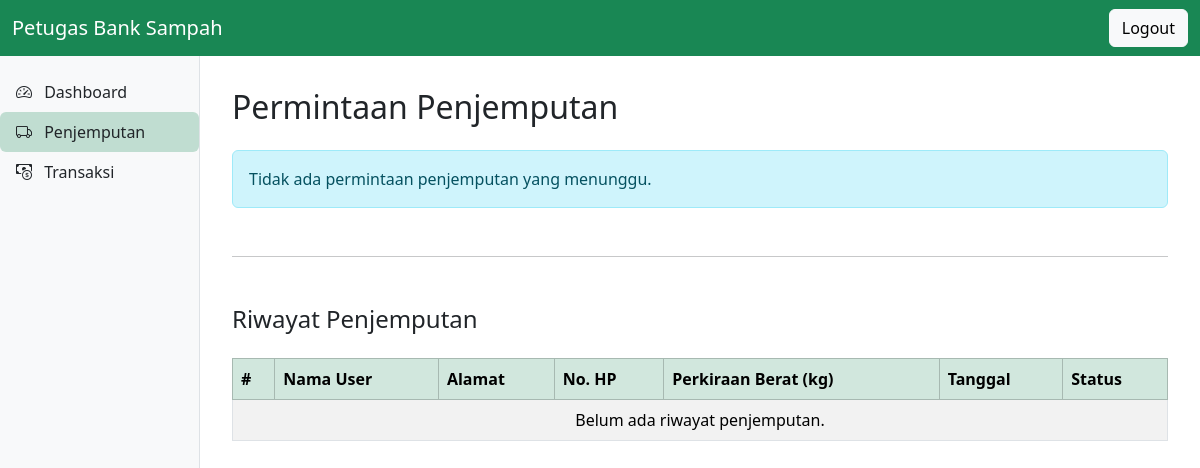
Before: /petugas/petugas_penjemputan.php (signed in) with the older database file.
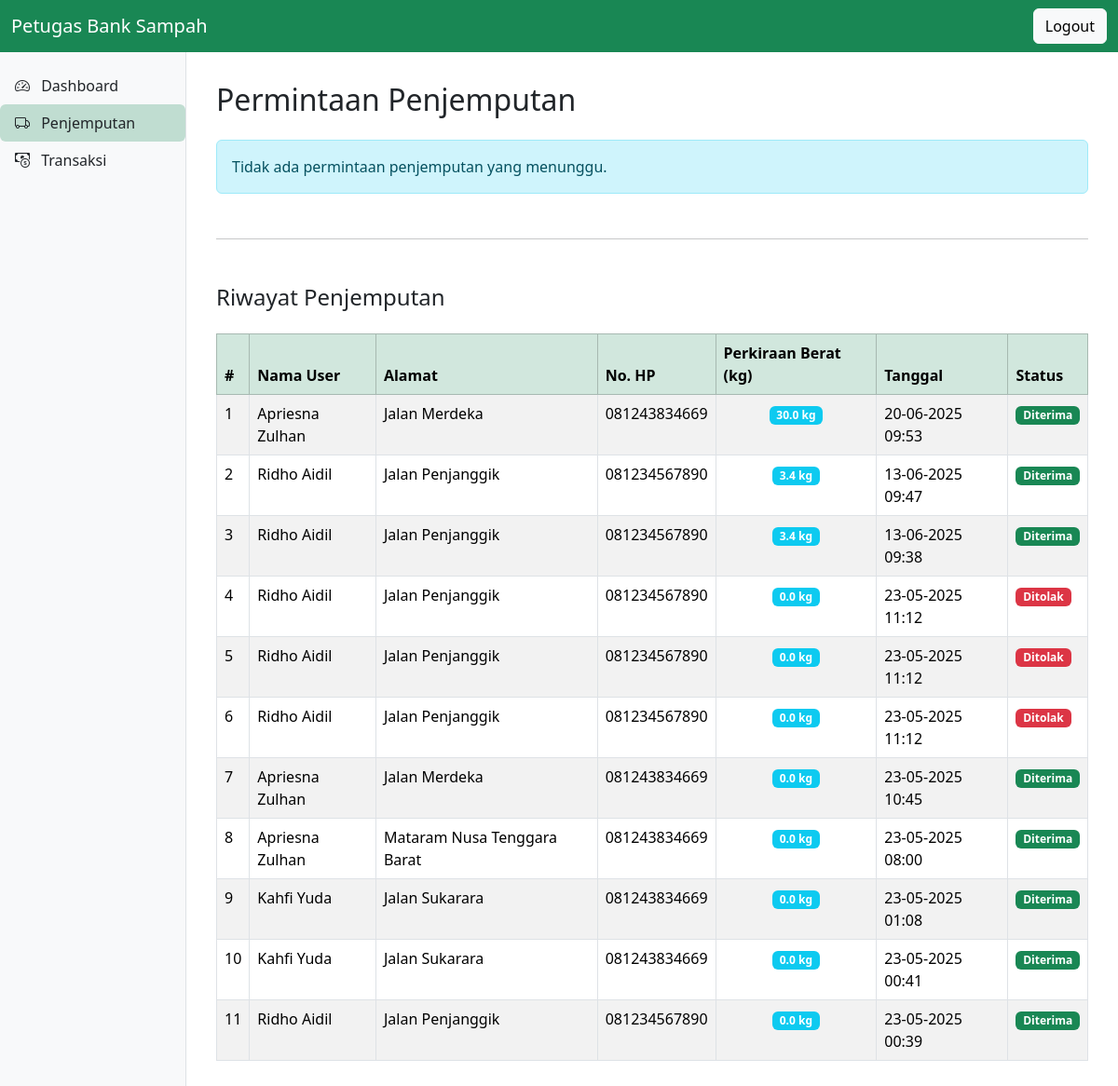
After: the same page with the newer database file.
### tables this page shows
CREATE TABLE `penjemputan` (
  `id_penjemputan` int(10) UNSIGNED NOT NULL,
  `id_user` int(10) UNSIGNED NOT NULL,
  `tanggal` datetime NOT NULL,
  `berat_perkiraan` decimal(6,2) DEFAULT NULL,
  `status` enum('menunggu','diterima','ditolak') DEFAULT 'menunggu',
  `id_petugas` int(10) UNSIGNED DEFAULT NULL
);

CREATE TABLE `user` (
  `id_user` int(10) UNSIGNED NOT NULL,
  `nama_user` varchar(75) DEFAULT NULL,
  `username` varchar(50) DEFAULT NULL,
  `password` varchar(255) NOT NULL,
  `no_hp` varchar(20) NOT NULL,
  `email` varchar(75) DEFAULT NULL,
  `alamat` varchar(255) DEFAULT NULL,
  `role` enum('user') DEFAULT NULL
);

### petugas/petugas_penjemputan.php (the view, shortened to what this page needs)
<?php
require_once '../config/db.php';
$id_petugas = $_SESSION['user_id'];
$sql_pending = "
    SELECT p.id_penjemputan, p.tanggal, p.berat_perkiraan, u.nama_user, u.alamat, u.no_hp
    FROM penjemputan p
    JOIN user u ON p.id_user = u.id_user
    WHERE p.status = 'Menunggu'
    ORDER BY p.tanggal DESC
";
$result_pending = $conn->query($sql_pending);
$stmt_history = $conn->prepare("
    SELECT p.tanggal, p.status, p.berat_perkiraan, u.nama_user, u.alamat, u.no_hp
    FROM penjemputan p
    JOIN user u ON p.id_user = u.id_user
    WHERE p.status IN ('Diterima', 'Ditolak') AND p.id_petugas = ?
    ORDER BY p.tanggal DESC
");
$stmt_history->bind_param("i", $id_petugas);
$stmt_history->execute();
$result_history = $stmt_history->get_result();
?>
<!DOCTYPE html>
<html lang="id">
    <head>
        <link href="https://cdn.jsdelivr.net/npm/bootstrap@5.3.3/dist/css/bootstrap.min.css" rel="stylesheet" />
        <link href="https://cdn.jsdelivr.net/npm/bootstrap-icons@1.10.5/font/bootstrap-icons.css" rel="stylesheet" />
        <link href="../assets/css/petugas.css" rel="stylesheet" />
    </head>
    <body>
        <nav class="navbar navbar-expand-lg navbar-dark bg-success fixed-top">
            <div class="container-fluid">
                <a class="navbar-brand" href="#">Petugas Bank Sampah</a>
                <div class="d-flex">
                    <a href="../auth/logout.php" class="btn btn-light">Logout</a>
                </div>
            </div>
        </nav>
        <div class="custom-sidebar">
            <ul class="nav flex-column">
                <li class="nav-item"><a class="nav-link text-dark px-3 py-2" href="petugas_dashboard.php"><i class="bi bi-speedometer2 me-2"></i> Dashboard</a></li>
                <li class="nav-item"><a class="nav-link active text-dark bg-success bg-opacity-25 rounded px-3 py-2" href="petugas_penjemputan.php"><i class="bi bi-truck me-2"></i> Penjemputan</a></li>
                <li class="nav-item"><a class="nav-link text-dark px-3 py-2" href="petugas_transaksi.php"><i class="bi bi-cash-coin me-2"></i> Transaksi</a></li>
            </ul>
        </div>
        <main class="main-content">
            <h2 class="mb-4">Permintaan Penjemputan</h2>
            <?php if ($result_pending && $result_pending->num_rows > 0): ?>
                <?php while ($row = $result_pending->fetch_assoc()): ?>
                    <div class="card mb-3">
                        <div class="card-header bg-info text-white">
                            <div class="d-flex justify-content-between align-items-center">
                                <span>Permintaan dari <?= htmlspecialchars($row['nama_user']) ?></span>
                                <span class="badge bg-warning text-dark">
                                    <i class="bi bi-scale me-1"></i><?= number_format($row['berat_perkiraan'], 1) ?> kg
                                </span>
                            </div>
                        </div>
                        <div class="card-body">
                            <div class="row">
                                <div class="col-md-8">
                                    <p><strong>Alamat:</strong> <?= htmlspecialchars($row['alamat']) ?></p>
                                    <p><strong>No. HP:</strong> <?= htmlspecialchars($row['no_hp']) ?></p>
                                    <p><strong>Tanggal:</strong> <?= date('d-m-Y H:i:s', strtotime($row['tanggal'])) ?></p>
                                </div>
                                <div class="col-md-4">
                                    <div class="alert alert-light mb-0">
                                        <strong>Perkiraan Berat:</strong><br>
                                        <span class="h5 text-primary"><?= number_format($row['berat_perkiraan'], 1) ?> kg</span>
                                    </div>
                                </div>
                            </div>
                            <form method="POST" class="d-flex gap-2 justify-content-end mt-3">
                                <input type="hidden" name="id" value="<?= $row['id_penjemputan'] ?>">
                                <button type="submit" name="aksi" value="terima" class="btn btn-success">
                                    <i class="bi bi-check-circle me-1"></i>Terima
                                </button>
                                <button type="submit" name="aksi" value="tolak" class="btn btn-danger">
                                    <i class="bi bi-x-circle me-1"></i>Tolak
                                </button>
                            </form>
                        </div>
                    </div>
                <?php endwhile; ?>
            <?php else: ?>
                <div class="alert alert-info">Tidak ada permintaan penjemputan yang menunggu.</div>
            <?php endif; ?>
            <hr class="my-5" />
            <h4>Riwayat Penjemputan</h4>
            <div class="table-responsive">
                <table class="table table-bordered table-striped mt-3">
                    <thead class="table-success">
                        <tr>
                            <th>#</th>
                            <th>Nama User</th>
                            <th>Alamat</th>
                            <th>No. HP</th>
                            <th>Perkiraan Berat (kg)</th>
                            <th>Tanggal</th>
                            <th>Status</th>
                        </tr>
                    </thead>
                    <tbody>
                        <?php if ($result_history && $result_history->num_rows > 0):
                            $no = 1;
                            while ($row = $result_history->fetch_assoc()):
                                $badgeClass = match($row['status']) {
                                    'diterima' => 'success',
                                    'ditolak' => 'danger',
                                    default => 'secondary'
                                };
                        ?>
                            <tr>
                                <td><?= $no++ ?></td>
                                <td><?= htmlspecialchars($row['nama_user']) ?></td>
                                <td><?= htmlspecialchars($row['alamat']) ?></td>
                                <td><?= htmlspecialchars($row['no_hp']) ?></td>
                                <td class="text-center">
                                    <span class="badge bg-info"><?= number_format($row['berat_perkiraan'], 1) ?> kg</span>
                                </td>
                                <td><?= date('d-m-Y H:i', strtotime($row['tanggal'])) ?></td>
                                <td><span class="badge bg-<?= $badgeClass ?>"><?= ucfirst($row['status']) ?></span></td>
                            </tr>
                        <?php endwhile; else: ?>
                            <tr>
                                <td colspan="7" class="text-center">Belum ada riwayat penjemputan.</td>
                            </tr>
                        <?php endif; ?>
                    </tbody>
                </table>
            </div>
        </main>
    </body>
</html>

### assets/css/petugas.css (style rules this page uses)
body { padding-top: 56px; overflow-x: hidden; }
.custom-sidebar { background-color: #f8f9fa; border-right: 1px solid #dee2e6; position: fixed; top: 56px; bottom: 0; left: 0; width: 200px; padding-top: 1rem; }
.main-content { margin-left: 200px; padding: 2rem; }
.table-responsive { overflow-x: auto; }

Changed rows visible on the page:
added penjemputan: id_user.nama_user "Apriesna Zulhan", id_user.alamat "Jalan Merdeka", id_user.no_hp "081243834669", berat_perkiraan "30.0", tanggal "20-06-2025 09:53", status "Diterima"
added penjemputan: id_user.nama_user "Ridho Aidil", id_user.alamat "Jalan Penjanggik", id_user.no_hp "081234567890", berat_perkiraan "3.4", tanggal "13-06-2025 09:47", status "Diterima"
added penjemputan: id_user.nama_user "Ridho Aidil", id_user.alamat "Jalan Penjanggik", id_user.no_hp "081234567890", berat_perkiraan "3.4", tanggal "13-06-2025 09:38", status "Diterima"
added penjemputan: id_user.nama_user "Ridho Aidil", id_user.alamat "Jalan Penjanggik", id_user.no_hp "081234567890", berat_perkiraan "0.0", tanggal "23-05-2025 11:12", status "Ditolak"
added penjemputan: id_user.nama_user "Ridho Aidil", id_user.alamat "Jalan Penjanggik", id_user.no_hp "081234567890", berat_perkiraan "0.0", tanggal "23-05-2025 11:12", status "Ditolak"
added penjemputan: id_user.nama_user "Ridho Aidil", id_user.alamat "Jalan Penjanggik", id_user.no_hp "081234567890", berat_perkiraan "0.0", tanggal "23-05-2025 11:12", status "Ditolak"
added penjemputan: id_user.nama_user "Apriesna Zulhan", id_user.alamat "Jalan Merdeka", id_user.no_hp "081243834669", berat_perkiraan "0.0", tanggal "23-05-2025 10:45", status "Diterima"
added penjemputan: id_user.nama_user "Apriesna Zulhan", id_user.alamat "Mataram Nusa Tenggara Barat", id_user.no_hp "081243834669", berat_perkiraan "0.0", tanggal "23-05-2025 08:00", status "Diterima"
added penjemputan: id_user.nama_user "Kahfi Yuda", id_user.alamat "Jalan Sukarara", id_user.no_hp "081243834669", berat_perkiraan "0.0", tanggal "23-05-2025 01:08", status "Diterima"
added penjemputan: id_user.nama_user "Kahfi Yuda", id_user.alamat "Jalan Sukarara", id_user.no_hp "081243834669", berat_perkiraan "0.0", tanggal "23-05-2025 00:41", status "Diterima"
added penjemputan: id_user.nama_user "Ridho Aidil", id_user.alamat "Jalan Penjanggik", id_user.no_hp "081234567890", berat_perkiraan "0.0", tanggal "23-05-2025 00:39", status "Diterima"
Other visible differences:
text no longer shown: "Belum ada riwayat penjemputan."
